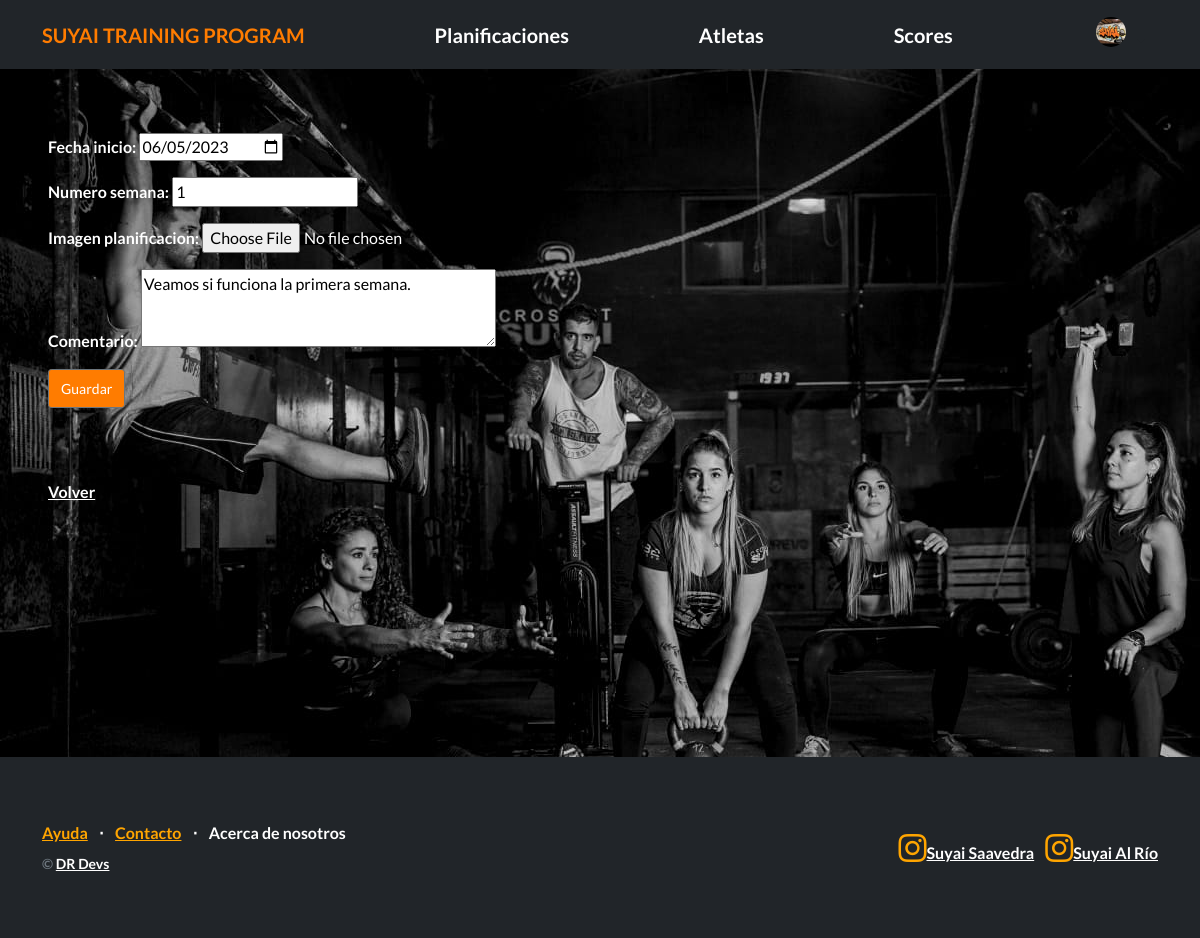
Page /atletas/editar_planificacion/1/ (signed in) on the committed database.
### Atletas/models.py (models this page shows, shortened)
class Avatar(models.Model):
   user = models.OneToOneField(User, on_delete=models.CASCADE, null=True)
   imagen = models.ImageField(upload_to='avatares', null=True, blank=True)

class Planificaciones(models.Model):
    fecha_inicio = models.DateField()
    numero_semana = models.IntegerField()
    imagen_planificacion = models.ImageField(upload_to='planificaciones/')
    comentario = models.CharField(max_length=255)

### Atletas/views.py (the view, shortened to what this page needs)
# urls.py: path("editar_planificacion/<int:pk>/", PlanificacionesUpdateView.as_view(), name="editar_plani"),
class PlanificacionesUpdateView(LoginRequiredMixin, PermissionRequiredMixin, UpdateView):
    model = Planificaciones
    permission_required = "planificaciones.change_planificaciones"
    form_class = PlanificacionesForm
    template_name = "Atletas/formulario_plani.html"
    success_url = reverse_lazy("listar_planis")

### Atletas/forms.py
class PlanificacionesForm(forms.ModelForm):
    class Meta:
        model = Planificaciones
        fields = ['fecha_inicio', 'numero_semana', 'imagen_planificacion', 'comentario']
        widgets = {
            'fecha_inicio': forms.DateInput(attrs={'type': 'date'}),
            'comentario': forms.Textarea(attrs={'rows': 3}),
        }
    imagen_planificacion = forms.ImageField(required=False)

### Atletas/templates/Atletas/formulario_plani.html (shortened to what this page needs)
{% extends "Planificaciones/base.html" %}
{% block contenido %}
<form method="post">
  {{ form.as_p }}
  <input type="submit" value="Guardar" class="btn btn-secondary btn-sm"/>
</form>
<br>
<br>
<br>
<a href="{% url 'listar_planis' %}">Volver</a>
{% endblock contenido %}

### Planificaciones/templates/Planificaciones/base.html (shortened to what this page needs)
{% load static %}
<!DOCTYPE html>
<html lang="en">
    <head>
        <link href="https://cdn.jsdelivr.net/npm/bootstrap-icons@1.5.0/font/bootstrap-icons.css" rel="stylesheet" type="text/css" />
        <link href="{% static 'css/styles.css' %}" rel="stylesheet" />
    </head>
    <body>
        <nav class="navbar bg-dark" data-bs-theme="dark">
            <div class="container">
                <a class="navbar-brand naranja-text" href="{% url 'inicio' %}">SUYAI TRAINING PROGRAM</a>
                <a class="navbar-brand" href="{% url 'listar_planis' %}">Planificaciones</a>
                <a class="navbar-brand" href="{% url 'listar_atletas' %}">Atletas</a>
                <a class="navbar-brand" href="{% url 'listar_scores' %}">Scores</a>
                {% if user.is_authenticated %}
                <div class="dropdown "  >
                    <button
                        class="btn btn-ligth btn-sm dropdown-toggle "
                        type="button"
                         data-bs-toggle="dropdown"
                         aria-haspopup="true"
                        aria-expanded="false"
                    >
                          <div style="display: inline-flex;">
                            {% if user.avatar.imagen.url %}
                                <img src="{{ user.avatar.imagen.url }}" style="width: 30px; height: 30px; border-radius: 50%; margin-right: 5px;">
                            {% else %}
                                <img src="{%static 'default_avatar.jpg'%}" style="width: 30px; height: 30px; border-radius: 50%; margin-right: 5px;">
                            {% endif %}
                          </div>
                        </button>
                    </div>
                {% else %}
                <a class="btn btn-secondary" href="{% url 'login' %}" >Iniciar sesión</a>
                <a class="btn btn-secondary" href="{% url 'registro' %}">Registrarse</a>
                {% endif %}
            </div>
        </nav>
        <section style="padding: 4rem 3rem; background-image: url('/static/suyaibc.jpeg');">
            <div id="main">
            {% block contenido %}{% endblock contenido %}
        </section>
        <footer class="footer bg-dark">
            <div class="container">
                <div class="row">
                    <div class="col-lg-6 h-100 text-center text-lg-start my-auto">
                        <ul class="list-inline mb-2">
                            <li class="list-inline-item"><a style= "color: orange"; href="#!">Ayuda</a></li>
                            <li class="list-inline-item">⋅</li>
                            <li class="list-inline-item"><a style= "color: orange"; href="#!">Contacto</a></li>
                            <li class="list-inline-item">⋅</li>
                            <li class="list-inline-item"><a>Acerca de nosotros</a></li>
                        </ul>
                        <p class="text-muted small mb-4 mb-lg-0">&copy; <a href="{% url 'about_dr' %}">DR Devs</a></p>
                    </div>
                    <div class="col-lg-6 h-100 text-center text-lg-end my-auto">
                        <ul class="list-inline mb-0">
                            <li class="list-inline-item">
                                <a href="https://www.instagram.com/suyai_saavedra/?hl=es"><i class="bi-instagram fs-3", style= "color: orange"></i>Suyai Saavedra</a>
                            </li>
                            <li class="list-inline-item">
                                <a href="https://www.instagram.com/suyai.fitness/"><i class="bi-instagram fs-3", style= "color: orange"></i>Suyai Al Río</a>
                            </li>
                        </ul>
                    </div>
                </div>
            </div>
        </footer>
    </body>
</html>

### Planificaciones/templates/Planificaciones/base.html (style rules this page uses)
body { height: 100vh; background-size: cover; background-position: center; color: white; font-weight: bold; }
section { padding: 4rem 3rem; }
#main { min-height: calc(80vh - 80px); }

### rows in the picture
Planificaciones: fecha_inicio "06/05/2023", numero_semana "1", comentario "Veamos si funciona la primera semana."
